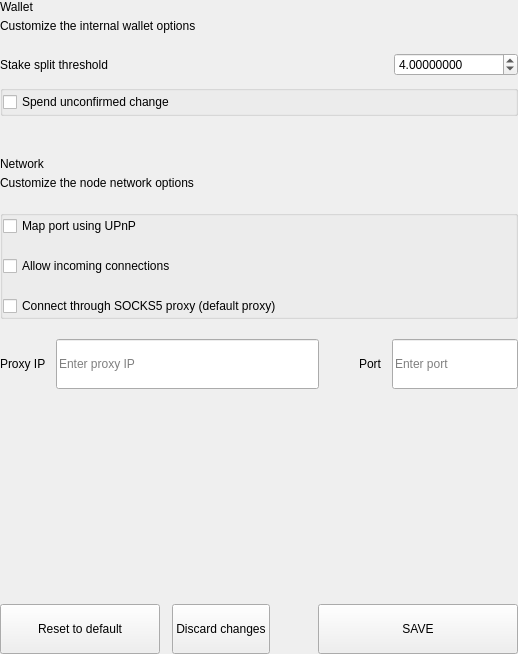
<?xml version="1.0" encoding="UTF-8"?>
<ui version="4.0">
 <class>SettingsWalletOptionsWidget</class>
 <widget class="QWidget" name="SettingsWalletOptionsWidget">
  <property name="geometry">
   <rect>
    <x>0</x>
    <y>0</y>
    <width>518</width>
    <height>654</height>
   </rect>
  </property>
  <property name="windowTitle">
   <string>Form</string>
  </property>
  <layout class="QVBoxLayout" name="verticalLayout">
   <property name="spacing">
    <number>0</number>
   </property>
   <property name="leftMargin">
    <number>0</number>
   </property>
   <property name="topMargin">
    <number>0</number>
   </property>
   <property name="rightMargin">
    <number>0</number>
   </property>
   <property name="bottomMargin">
    <number>0</number>
   </property>
   <item>
    <widget class="QWidget" name="left" native="true">
     <layout class="QVBoxLayout" name="verticalLayout_1">
      <property name="leftMargin">
       <number>0</number>
      </property>
      <property name="topMargin">
       <number>0</number>
      </property>
      <property name="rightMargin">
       <number>0</number>
      </property>
      <property name="bottomMargin">
       <number>0</number>
      </property>
      <item>
       <layout class="QVBoxLayout" name="verticalLayout_2">
        <property name="spacing">
         <number>0</number>
        </property>
        <item>
         <layout class="QHBoxLayout" name="horizontalLayout">
          <property name="spacing">
           <number>0</number>
          </property>
          <item>
           <layout class="QVBoxLayout" name="verticalLayoutTitle">
            <property name="spacing">
             <number>5</number>
            </property>
            <item>
             <widget class="QLabel" name="labelTitle">
              <property name="text">
               <string>Wallet</string>
              </property>
             </widget>
            </item>
            <item>
             <widget class="QLabel" name="labelSubtitle1">
              <property name="text">
               <string>Customize the internal wallet options</string>
              </property>
              <property name="wordWrap">
               <bool>true</bool>
              </property>
             </widget>
            </item>
           </layout>
          </item>
         </layout>
        </item>
        <item>
         <spacer name="verticalSpacer">
          <property name="orientation">
           <enum>Qt::Vertical</enum>
          </property>
          <property name="sizeType">
           <enum>QSizePolicy::Fixed</enum>
          </property>
          <property name="sizeHint" stdset="0">
           <size>
            <width>20</width>
            <height>20</height>
           </size>
          </property>
         </spacer>
        </item>
        <item>
         <layout class="QHBoxLayout" name="horizontalLayout_1">
          <property name="bottomMargin">
           <number>9</number>
          </property>
          <item>
           <widget class="QLabel" name="labelTitleStake">
            <property name="text">
             <string>Stake split threshold</string>
            </property>
           </widget>
          </item>
          <item>
           <spacer name="horizontalSpacer">
            <property name="orientation">
             <enum>Qt::Horizontal</enum>
            </property>
            <property name="sizeHint" stdset="0">
             <size>
              <width>40</width>
              <height>20</height>
             </size>
            </property>
           </spacer>
          </item>
          <item>
           <widget class="QDoubleSpinBox" name="spinBoxStakeSplitThreshold">
            <property name="decimals">
             <number>8</number>
            </property>
            <property name="minimum">
             <number>0</number>
            </property>
            <property name="maximum">
             <number>999999</number>
            </property>
            <property name="value">
             <number>4</number>
            </property>
           </widget>
          </item>
         </layout>
        </item>
        <item>
         <widget class="QGroupBox" name="groupBox">
          <property name="title">
           <string/>
          </property>
          <layout class="QVBoxLayout" name="verticalLayout_3">
           <property name="spacing">
            <number>20</number>
           </property>
           <property name="leftMargin">
            <number>0</number>
           </property>
           <property name="topMargin">
            <number>0</number>
           </property>
           <property name="rightMargin">
            <number>0</number>
           </property>
           <property name="bottomMargin">
            <number>0</number>
           </property>
           <item>
            <widget class="QCheckBox" name="radioButtonSpend">
             <property name="text">
              <string>Spend unconfirmed change</string>
             </property>
            </widget>
           </item>
          </layout>
         </widget>
        </item>
        <item>
         <spacer name="verticalSpacer_1">
          <property name="orientation">
           <enum>Qt::Vertical</enum>
          </property>
          <property name="sizeType">
           <enum>QSizePolicy::Fixed</enum>
          </property>
          <property name="sizeHint" stdset="0">
           <size>
            <width>20</width>
            <height>20</height>
           </size>
          </property>
         </spacer>
        </item>
        <item>
         <widget class="QLabel" name="labelDivider">
          <property name="minimumSize">
           <size>
            <width>0</width>
            <height>1</height>
           </size>
          </property>
          <property name="maximumSize">
           <size>
            <width>16777215</width>
            <height>1</height>
           </size>
          </property>
          <property name="text">
           <string/>
          </property>
         </widget>
        </item>
        <item>
         <spacer name="verticalSpacer_2">
          <property name="orientation">
           <enum>Qt::Vertical</enum>
          </property>
          <property name="sizeType">
           <enum>QSizePolicy::Fixed</enum>
          </property>
          <property name="sizeHint" stdset="0">
           <size>
            <width>20</width>
            <height>20</height>
           </size>
          </property>
         </spacer>
        </item>
        <item>
         <layout class="QHBoxLayout" name="horizontalLayout_2">
          <property name="spacing">
           <number>0</number>
          </property>
          <item>
           <layout class="QVBoxLayout" name="verticalLayoutTitle_1">
            <property name="spacing">
             <number>5</number>
            </property>
            <item>
             <widget class="QLabel" name="labelTitleNetwork">
              <property name="text">
               <string>Network</string>
              </property>
             </widget>
            </item>
            <item>
             <widget class="QLabel" name="labelSubtitleNetwork">
              <property name="text">
               <string>Customize the node network options</string>
              </property>
              <property name="wordWrap">
               <bool>true</bool>
              </property>
             </widget>
            </item>
           </layout>
          </item>
         </layout>
        </item>
        <item>
         <spacer name="verticalSpacer_3">
          <property name="orientation">
           <enum>Qt::Vertical</enum>
          </property>
          <property name="sizeType">
           <enum>QSizePolicy::Fixed</enum>
          </property>
          <property name="sizeHint" stdset="0">
           <size>
            <width>20</width>
            <height>20</height>
           </size>
          </property>
         </spacer>
        </item>
        <item>
         <widget class="QGroupBox" name="groupBox_1">
          <property name="title">
           <string/>
          </property>
          <layout class="QVBoxLayout" name="verticalLayout_4">
           <property name="spacing">
            <number>20</number>
           </property>
           <property name="leftMargin">
            <number>0</number>
           </property>
           <property name="topMargin">
            <number>0</number>
           </property>
           <property name="rightMargin">
            <number>0</number>
           </property>
           <property name="bottomMargin">
            <number>0</number>
           </property>
           <item>
            <widget class="QCheckBox" name="checkBoxMap">
             <property name="text">
              <string>Map port using UPnP</string>
             </property>
            </widget>
           </item>
           <item>
            <widget class="QCheckBox" name="checkBoxAllow">
             <property name="text">
              <string>Allow incoming connections</string>
             </property>
            </widget>
           </item>
           <item>
            <widget class="QCheckBox" name="checkBoxConnect">
             <property name="text">
              <string>Connect through SOCKS5 proxy (default proxy)</string>
             </property>
            </widget>
           </item>
          </layout>
         </widget>
        </item>
        <item>
         <spacer name="verticalSpacer_4">
          <property name="orientation">
           <enum>Qt::Vertical</enum>
          </property>
          <property name="sizeType">
           <enum>QSizePolicy::Fixed</enum>
          </property>
          <property name="sizeHint" stdset="0">
           <size>
            <width>20</width>
            <height>20</height>
           </size>
          </property>
         </spacer>
        </item>
        <item>
         <layout class="QHBoxLayout" name="horizontalLayout_3" stretch="2,0,1">
          <property name="spacing">
           <number>0</number>
          </property>
          <item>
           <layout class="QHBoxLayout" name="horizontalLayout_4">
            <property name="spacing">
             <number>10</number>
            </property>
            <item>
             <widget class="QLabel" name="labelSubtitleProxy">
              <property name="text">
               <string>Proxy IP</string>
              </property>
             </widget>
            </item>
            <item>
             <widget class="QLineEdit" name="lineEditProxy">
              <property name="minimumSize">
               <size>
                <width>0</width>
                <height>50</height>
               </size>
              </property>
              <property name="maximumSize">
               <size>
                <width>16777215</width>
                <height>50</height>
               </size>
              </property>
              <property name="placeholderText">
               <string>Enter proxy IP</string>
              </property>
             </widget>
            </item>
           </layout>
          </item>
          <item>
           <spacer name="horizontalSpacer_1">
            <property name="orientation">
             <enum>Qt::Horizontal</enum>
            </property>
            <property name="sizeHint" stdset="0">
             <size>
              <width>40</width>
              <height>20</height>
             </size>
            </property>
           </spacer>
          </item>
          <item>
           <layout class="QHBoxLayout" name="horizontalLayout_5">
            <property name="spacing">
             <number>10</number>
            </property>
            <item>
             <widget class="QLabel" name="labelSubtitlePort">
              <property name="text">
               <string>Port</string>
              </property>
             </widget>
            </item>
            <item>
             <widget class="QLineEdit" name="lineEditPort">
              <property name="minimumSize">
               <size>
                <width>0</width>
                <height>50</height>
               </size>
              </property>
              <property name="maximumSize">
               <size>
                <width>16777215</width>
                <height>50</height>
               </size>
              </property>
              <property name="placeholderText">
               <string>Enter port</string>
              </property>
             </widget>
            </item>
           </layout>
          </item>
         </layout>
        </item>
        <item>
         <spacer name="verticalSpacer_5">
          <property name="orientation">
           <enum>Qt::Vertical</enum>
          </property>
          <property name="sizeHint" stdset="0">
           <size>
            <width>20</width>
            <height>40</height>
           </size>
          </property>
         </spacer>
        </item>
        <item>
         <layout class="QHBoxLayout" name="horizontalLayout_6">
          <property name="spacing">
           <number>12</number>
          </property>
          <item>
           <widget class="QPushButton" name="pushButtonReset">
            <property name="minimumSize">
             <size>
              <width>160</width>
              <height>50</height>
             </size>
            </property>
            <property name="maximumSize">
             <size>
              <width>50</width>
              <height>16777215</height>
             </size>
            </property>
            <property name="focusPolicy">
             <enum>Qt::NoFocus</enum>
            </property>
            <property name="text">
             <string>Reset to default</string>
            </property>
           </widget>
          </item>
          <item>
           <widget class="QPushButton" name="pushButtonClean">
            <property name="minimumSize">
             <size>
              <width>0</width>
              <height>50</height>
             </size>
            </property>
            <property name="focusPolicy">
             <enum>Qt::NoFocus</enum>
            </property>
            <property name="text">
             <string>Discard changes</string>
            </property>
           </widget>
          </item>
          <item>
           <spacer name="horizontalSpacer_2">
            <property name="orientation">
             <enum>Qt::Horizontal</enum>
            </property>
            <property name="sizeType">
             <enum>QSizePolicy::Expanding</enum>
            </property>
            <property name="sizeHint" stdset="0">
             <size>
              <width>40</width>
              <height>20</height>
             </size>
            </property>
           </spacer>
          </item>
          <item>
           <widget class="QPushButton" name="pushButtonSave">
            <property name="minimumSize">
             <size>
              <width>200</width>
              <height>50</height>
             </size>
            </property>
            <property name="maximumSize">
             <size>
              <width>200</width>
              <height>50</height>
             </size>
            </property>
            <property name="focusPolicy">
             <enum>Qt::NoFocus</enum>
            </property>
            <property name="text">
             <string>SAVE</string>
            </property>
           </widget>
          </item>
         </layout>
        </item>
       </layout>
      </item>
     </layout>
    </widget>
   </item>
  </layout>
 </widget>
 <resources/>
 <connections/>
</ui>
